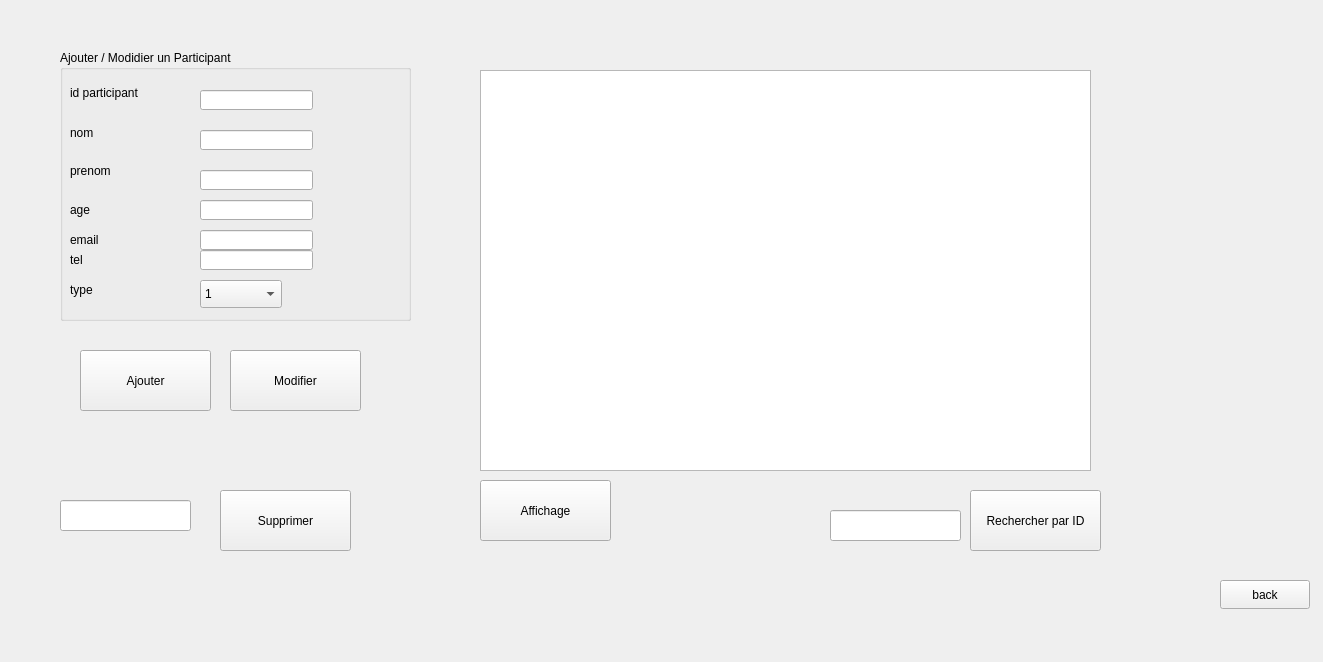
<?xml version="1.0" encoding="UTF-8"?>
<ui version="4.0">
 <class>Participant</class>
 <widget class="QWidget" name="Participant">
  <property name="geometry">
   <rect>
    <x>0</x>
    <y>0</y>
    <width>1323</width>
    <height>662</height>
   </rect>
  </property>
  <property name="windowTitle">
   <string>Form</string>
  </property>
  <widget class="QPushButton" name="rechID">
   <property name="geometry">
    <rect>
     <x>970</x>
     <y>490</y>
     <width>131</width>
     <height>61</height>
    </rect>
   </property>
   <property name="text">
    <string>Rechercher par ID</string>
   </property>
  </widget>
  <widget class="QTableView" name="tabMAT">
   <property name="geometry">
    <rect>
     <x>480</x>
     <y>70</y>
     <width>611</width>
     <height>401</height>
    </rect>
   </property>
  </widget>
  <widget class="QPushButton" name="supprimerMat">
   <property name="geometry">
    <rect>
     <x>220</x>
     <y>490</y>
     <width>131</width>
     <height>61</height>
    </rect>
   </property>
   <property name="text">
    <string>Supprimer</string>
   </property>
  </widget>
  <widget class="QLineEdit" name="recherch_id">
   <property name="geometry">
    <rect>
     <x>830</x>
     <y>510</y>
     <width>131</width>
     <height>31</height>
    </rect>
   </property>
  </widget>
  <widget class="QPushButton" name="ajoutMat">
   <property name="geometry">
    <rect>
     <x>80</x>
     <y>350</y>
     <width>131</width>
     <height>61</height>
    </rect>
   </property>
   <property name="text">
    <string>Ajouter</string>
   </property>
  </widget>
  <widget class="QPushButton" name="modifierMat">
   <property name="geometry">
    <rect>
     <x>230</x>
     <y>350</y>
     <width>131</width>
     <height>61</height>
    </rect>
   </property>
   <property name="text">
    <string>Modifier</string>
   </property>
  </widget>
  <widget class="QPushButton" name="afficherMar">
   <property name="geometry">
    <rect>
     <x>480</x>
     <y>480</y>
     <width>131</width>
     <height>61</height>
    </rect>
   </property>
   <property name="text">
    <string>Affichage</string>
   </property>
  </widget>
  <widget class="QLineEdit" name="idMAT_Delete">
   <property name="geometry">
    <rect>
     <x>60</x>
     <y>500</y>
     <width>131</width>
     <height>31</height>
    </rect>
   </property>
  </widget>
  <widget class="QGroupBox" name="groupBox">
   <property name="geometry">
    <rect>
     <x>60</x>
     <y>50</y>
     <width>351</width>
     <height>271</height>
    </rect>
   </property>
   <property name="title">
    <string>Ajouter / Modidier un Participant</string>
   </property>
   <widget class="QLabel" name="label">
    <property name="geometry">
     <rect>
      <x>10</x>
      <y>33</y>
      <width>91</width>
      <height>20</height>
     </rect>
    </property>
    <property name="text">
     <string>id participant</string>
    </property>
   </widget>
   <widget class="QLabel" name="label_2">
    <property name="geometry">
     <rect>
      <x>10</x>
      <y>73</y>
      <width>81</width>
      <height>20</height>
     </rect>
    </property>
    <property name="text">
     <string>nom</string>
    </property>
   </widget>
   <widget class="QLabel" name="label_3">
    <property name="geometry">
     <rect>
      <x>10</x>
      <y>110</y>
      <width>61</width>
      <height>21</height>
     </rect>
    </property>
    <property name="text">
     <string>prenom</string>
    </property>
   </widget>
   <widget class="QLineEdit" name="idPar">
    <property name="geometry">
     <rect>
      <x>140</x>
      <y>40</y>
      <width>113</width>
      <height>20</height>
     </rect>
    </property>
   </widget>
   <widget class="QLineEdit" name="nom">
    <property name="geometry">
     <rect>
      <x>140</x>
      <y>80</y>
      <width>113</width>
      <height>20</height>
     </rect>
    </property>
   </widget>
   <widget class="QLineEdit" name="pre">
    <property name="geometry">
     <rect>
      <x>140</x>
      <y>120</y>
      <width>113</width>
      <height>20</height>
     </rect>
    </property>
   </widget>
   <widget class="QLabel" name="label_4">
    <property name="geometry">
     <rect>
      <x>10</x>
      <y>150</y>
      <width>91</width>
      <height>20</height>
     </rect>
    </property>
    <property name="text">
     <string>age</string>
    </property>
   </widget>
   <widget class="QLineEdit" name="age">
    <property name="geometry">
     <rect>
      <x>140</x>
      <y>150</y>
      <width>113</width>
      <height>20</height>
     </rect>
    </property>
   </widget>
   <widget class="QLineEdit" name="emai">
    <property name="geometry">
     <rect>
      <x>140</x>
      <y>180</y>
      <width>113</width>
      <height>20</height>
     </rect>
    </property>
    <property name="text">
     <string/>
    </property>
   </widget>
   <widget class="QLabel" name="label_5">
    <property name="geometry">
     <rect>
      <x>10</x>
      <y>180</y>
      <width>91</width>
      <height>20</height>
     </rect>
    </property>
    <property name="text">
     <string>email</string>
    </property>
   </widget>
   <widget class="QLabel" name="label_6">
    <property name="geometry">
     <rect>
      <x>10</x>
      <y>230</y>
      <width>91</width>
      <height>20</height>
     </rect>
    </property>
    <property name="text">
     <string>type</string>
    </property>
   </widget>
   <widget class="QComboBox" name="comboBox">
    <property name="geometry">
     <rect>
      <x>140</x>
      <y>230</y>
      <width>82</width>
      <height>28</height>
     </rect>
    </property>
    <item>
     <property name="text">
      <string>1</string>
     </property>
    </item>
    <item>
     <property name="text">
      <string>2</string>
     </property>
    </item>
    <item>
     <property name="text">
      <string>3</string>
     </property>
    </item>
    <item>
     <property name="text">
      <string>4</string>
     </property>
    </item>
    <item>
     <property name="text">
      <string>5</string>
     </property>
    </item>
   </widget>
   <widget class="QLineEdit" name="tel">
    <property name="geometry">
     <rect>
      <x>140</x>
      <y>200</y>
      <width>113</width>
      <height>20</height>
     </rect>
    </property>
    <property name="text">
     <string/>
    </property>
   </widget>
   <widget class="QLabel" name="label_7">
    <property name="geometry">
     <rect>
      <x>10</x>
      <y>200</y>
      <width>91</width>
      <height>20</height>
     </rect>
    </property>
    <property name="text">
     <string>tel</string>
    </property>
   </widget>
  </widget>
  <widget class="QPushButton" name="backButton">
   <property name="geometry">
    <rect>
     <x>1220</x>
     <y>580</y>
     <width>90</width>
     <height>29</height>
    </rect>
   </property>
   <property name="text">
    <string>back</string>
   </property>
  </widget>
 </widget>
 <resources/>
 <connections/>
</ui>
